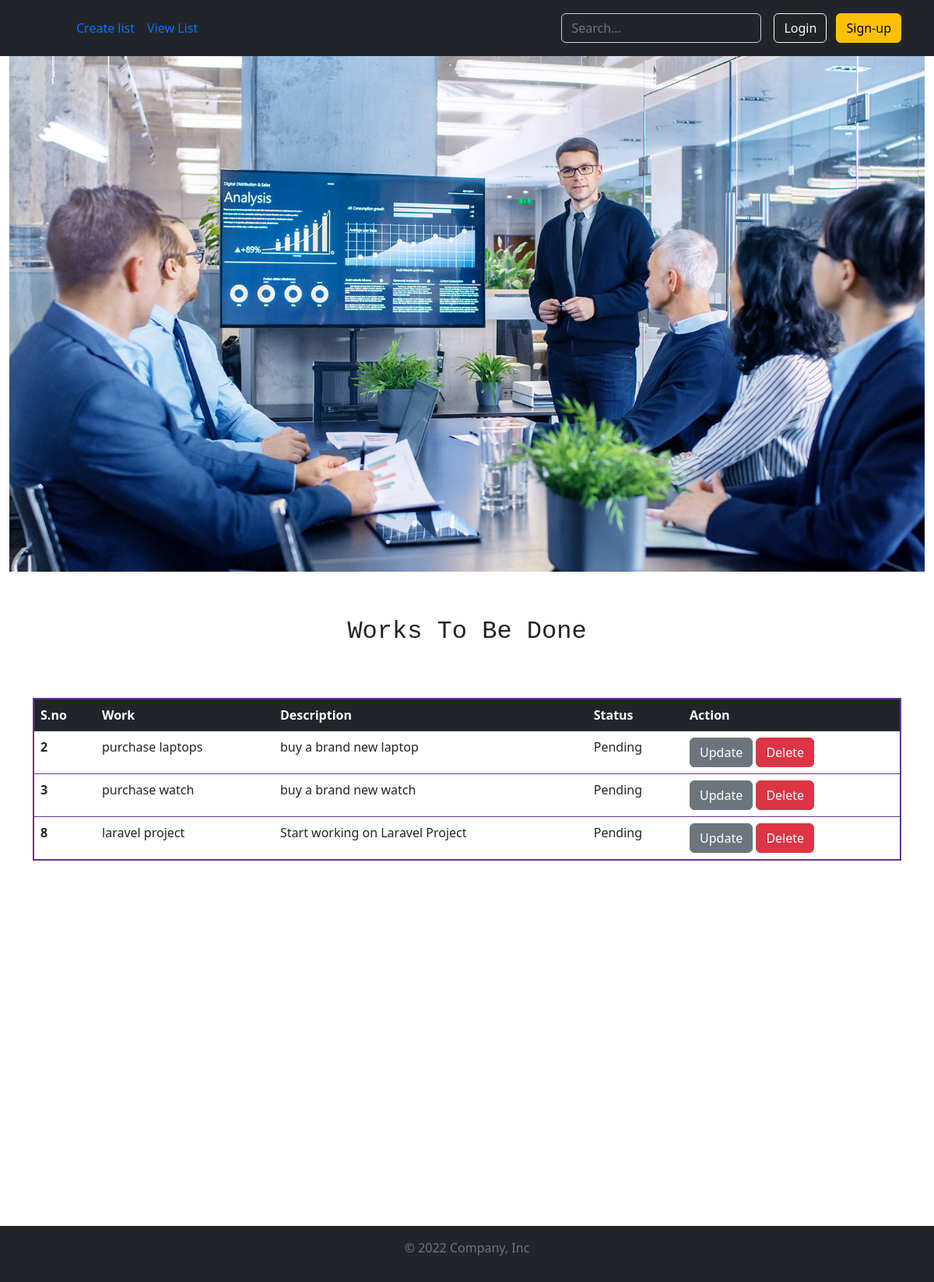
Page /show/ on the committed database.
### list/models.py (models this page shows, shortened)
class List(models.Model):
    heading = models.CharField(max_length=200,default="")
    description = models.CharField(max_length=500,default="")
    status = models.CharField(max_length=200,default="")
    date = models.DateField

### list/views.py (the view)
# urls.py: path('show/',views.show_data,name="show"),
def show_data(request):
    data = List.objects.all()
    show = {
        'data':data
    }
    return render(request,'show_data.html',show)

### list/templates/show_data.html (shortened to what this page needs)
{% extends 'base.html' %}
{% block content %}
{% load static %}
<div class="container-fluid">
    <img src="{% static 'images/image1.jpg' %}" class="img-fluid" alt="...">
</div>
<div class="container tabb">
    <div class="secti my-3">
    <h2>Works To Be Done</h2>
    </div>
    <table class="table my-3">
        <thead class="table-dark">
          <tr>
            <th scope="col">S.no</th>
            <th scope="col">Work</th>
            <th scope="col">Description</th>
            <th scope="col">Status</th>
            <th scope="col">Action</th>
          </tr>
        </thead>
        <tbody>
            {% for details in data %}
          <tr>
            <th scope="row">{{details.id}}</th>
            <td>{{details.heading}}</td>
            <td>{{details.description}}</td>
            <td>{{details.status}}</td>
            <td><a class="btn btn-secondary" href="/update/{{details.id}}">Update</a>
            <a class="btn btn-danger" href="/delete/{{details.id}}">Delete</a></td>
          </tr>
          {% endfor %}
        </tbody>
      </table>
</div>
{% endblock  %}

### list/templates/base.html (shortened to what this page needs)
{% load static %}
<!doctype html>
<html lang="en">
  <head>
    <link href="https://cdn.jsdelivr.net/npm/bootstrap@5.2.0/dist/css/bootstrap.min.css" rel="stylesheet">
    <link rel="stylesheet" href="{% static 'css/style.css' %}">
  </head>
  <body>
    <header class="p-3 text-bg-dark">
        <div class="container">
          <div class="d-flex flex-wrap align-items-center justify-content-center justify-content-lg-start">
            <a href="/" class="d-flex align-items-center mb-2 mb-lg-0 text-white text-decoration-none">
              <svg class="bi me-2" width="40" height="32" role="img" aria-label="Bootstrap"><use xlink:href="#bootstrap"></use></svg>
            </a>
            <ul class="nav col-12 col-lg-auto me-lg-auto mb-2 justify-content-center mb-md-0">
              <li><a href="{% url 'home' %}" class="nav-link px-2 text-primary">Create list</a></li>
              <li><a href="{% url 'show' %}" class="nav-link px-2 text-primary">View List</a></li>
            </ul>
            <form class="col-12 col-lg-auto mb-3 mb-lg-0 me-lg-3" role="search">
              <input type="search" class="form-control form-control-dark text-bg-dark" placeholder="Search..." aria-label="Search">
            </form>
            <div class="text-end">
              <button type="button" class="btn btn-outline-light me-2">Login</button>
              <button type="button" class="btn btn-warning">Sign-up</button>
            </div>
          </div>
        </div>
      </header>
  {% block content %}
  {% endblock %}
  <footer class="py-3 my-4 bg-dark mb-0">
    <p class="text-center text-muted">© 2022 Company, Inc</p>
  </footer>
  </body>
</html>

### list/static/css/style.css (style rules this page uses)
.secti { text-align: center; padding: 42px!important; font-family: monospace; }
.table { border: 2px solid rebeccapurple; }

### list/templates/show_data.html (style rules this page uses)
.tabb { height: 100vh; }

### rows in the picture
List: id "2", heading "purchase laptops", description "buy a brand new laptop", status "Pending"
List: id "3", heading "purchase watch", description "buy a brand new watch", status "Pending"
List: id "8", heading "laravel project", description "Start working on Laravel Project", status "Pending"
